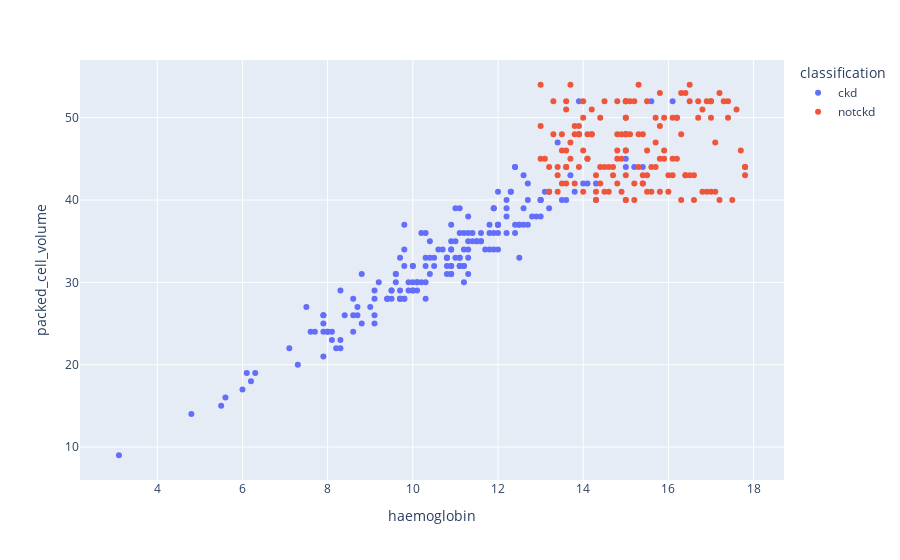

Write notebook code for a chart like this one.
### Code cell
scatters('haemoglobin','packed_cell_volume')

### Figure 1 — Plotly figure (JSON) as saved in the notebook; plotly's stock layout.template omitted (floating-point values rounded to 4 significant figures; data arrays with more than 128 entries replaced by an {"elided": "..."} marker saying what was removed)
{"data": [{"hovertemplate": "classification=ckd<br>haemoglobin=%{x}<br>packed_cell_volume=%{y}<extra></extra>", "legendgroup": "ckd", "marker": {"color": "#636efa", "symbol": "circle"}, "mode": "markers", "name": "ckd", "orientation": "v", "showlegend": true, "type": "scatter", "x": {"elided": "250 float values"}, "xaxis": "x", "y": {"elided": "250 int values"}, "yaxis": "y"}, {"hovertemplate": "classification=notckd<br>haemoglobin=%{x}<br>packed_cell_volume=%{y}<extra></extra>", "legendgroup": "notckd", "marker": {"color": "#EF553B", "symbol": "circle"}, "mode": "markers", "name": "notckd", "orientation": "v", "showlegend": true, "type": "scatter", "x": {"elided": "150 float values"}, "xaxis": "x", "y": {"elided": "150 int values"}, "yaxis": "y"}], "layout": {"legend": {"title": {"text": "classification"}, "tracegroupgap": 0}, "margin": {"t": 60}, "xaxis": {"anchor": "y", "domain": [0, 1], "title": {"text": "haemoglobin"}}, "yaxis": {"anchor": "x", "domain": [0, 1], "title": {"text": "packed_cell_volume"}}}}
